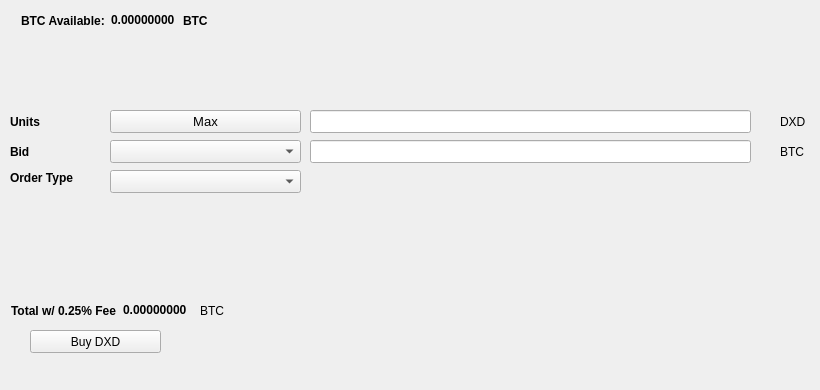
   <widget class="QWidget" name="BuyTab">
    <attribute name="title">
     <string>Buy</string>
    </attribute>
    <widget class="QPushButton" name="BuyDXD">
     <property name="geometry">
      <rect>
       <x>30</x>
       <y>330</y>
       <width>131</width>
       <height>23</height>
      </rect>
     </property>
     <property name="text">
      <string>Buy DXD</string>
     </property>
     <property name="icon">
      <iconset resource="../nodex.qrc">
       <normaloff>:/icons/bitcoin</normaloff>:/icons/bitcoin</iconset>
     </property>
    </widget>
    <widget class="QLabel" name="label_3">
     <property name="geometry">
      <rect>
       <x>10</x>
       <y>110</y>
       <width>46</width>
       <height>23</height>
      </rect>
     </property>
     <property name="font">
      <font>
       <weight>75</weight>
       <bold>true</bold>
      </font>
     </property>
     <property name="text">
      <string>Units</string>
     </property>
    </widget>
    <widget class="QLineEdit" name="UnitsInput">
     <property name="geometry">
      <rect>
       <x>310</x>
       <y>110</y>
       <width>441</width>
       <height>23</height>
      </rect>
     </property>
     <property name="font">
      <font>
       <pointsize>9</pointsize>
       <weight>75</weight>
       <bold>true</bold>
      </font>
     </property>
    </widget>
    <widget class="QLineEdit" name="BuyBidPriceEdit">
     <property name="geometry">
      <rect>
       <x>310</x>
       <y>140</y>
       <width>441</width>
       <height>23</height>
      </rect>
     </property>
     <property name="font">
      <font>
       <pointsize>9</pointsize>
       <weight>75</weight>
       <bold>true</bold>
      </font>
     </property>
    </widget>
    <widget class="QLabel" name="label_4">
     <property name="geometry">
      <rect>
       <x>780</x>
       <y>110</y>
       <width>31</width>
       <height>23</height>
      </rect>
     </property>
     <property name="text">
      <string>DXD</string>
     </property>
    </widget>
    <widget class="QLabel" name="label_5">
     <property name="geometry">
      <rect>
       <x>780</x>
       <y>140</y>
       <width>31</width>
       <height>23</height>
      </rect>
     </property>
     <property name="text">
      <string>BTC</string>
     </property>
    </widget>
    <widget class="QLabel" name="label_6">
     <property name="geometry">
      <rect>
       <x>10</x>
       <y>140</y>
       <width>46</width>
       <height>23</height>
      </rect>
     </property>
     <property name="font">
      <font>
       <weight>75</weight>
       <bold>true</bold>
      </font>
     </property>
     <property name="text">
      <string>Bid</string>
     </property>
    </widget>
    <widget class="QLabel" name="label_7">
     <property name="geometry">
      <rect>
       <x>10</x>
       <y>170</y>
       <width>91</width>
       <height>16</height>
      </rect>
     </property>
     <property name="font">
      <font>
       <weight>75</weight>
       <bold>true</bold>
      </font>
     </property>
     <property name="text">
      <string>Order Type</string>
     </property>
    </widget>
    <widget class="QPushButton" name="Buy_Max_Amount">
     <property name="geometry">
      <rect>
       <x>110</x>
       <y>110</y>
       <width>191</width>
       <height>23</height>
      </rect>
     </property>
     <property name="font">
      <font>
       <pointsize>10</pointsize>
      </font>
     </property>
     <property name="text">
      <string>Max</string>
     </property>
    </widget>
    <widget class="QComboBox" name="BuyBidcomboBox">
     <property name="geometry">
      <rect>
       <x>110</x>
       <y>140</y>
       <width>191</width>
       <height>23</height>
      </rect>
     </property>
     <property name="font">
      <font>
       <pointsize>10</pointsize>
      </font>
     </property>
    </widget>
    <widget class="QComboBox" name="buyOrdertypeCombo">
     <property name="geometry">
      <rect>
       <x>110</x>
       <y>170</y>
       <width>191</width>
       <height>23</height>
      </rect>
     </property>
     <property name="font">
      <font>
       <pointsize>10</pointsize>
      </font>
     </property>
    </widget>
    <widget class="QWidget" name="layoutWidget1">
     <property name="geometry">
      <rect>
       <x>21</x>
       <y>11</y>
       <width>227</width>
       <height>19</height>
      </rect>
     </property>
     <layout class="QHBoxLayout" name="horizontalLayout_3">
      <item>
       <widget class="QLabel" name="label232">
        <property name="font">
         <font>
          <weight>75</weight>
          <bold>true</bold>
         </font>
        </property>
        <property name="text">
         <string>BTC Available:</string>
        </property>
       </widget>
      </item>
      <item>
       <widget class="QLabel" name="BtcAvailableLbl">
        <property name="palette">
         <palette>
          <active>
           <colorrole role="WindowText">
            <brush brushstyle="SolidPattern">
             <color alpha="255">
              <red>0</red>
              <green>0</green>
              <blue>0</blue>
             </color>
            </brush>
           </colorrole>
           <colorrole role="Button">
            <brush brushstyle="SolidPattern">
             <color alpha="255">
              <red>0</red>
              <green>170</green>
              <blue>0</blue>
             </color>
            </brush>
           </colorrole>
           <colorrole role="Light">
            <brush brushstyle="SolidPattern">
             <color alpha="255">
              <red>0</red>
              <green>255</green>
              <blue>0</blue>
             </color>
            </brush>
           </colorrole>
           <colorrole role="Midlight">
            <brush brushstyle="SolidPattern">
             <color alpha="255">
              <red>0</red>
              <green>212</green>
              <blue>0</blue>
             </color>
            </brush>
           </colorrole>
           <colorrole role="Dark">
            <brush brushstyle="SolidPattern">
             <color alpha="255">
              <red>0</red>
              <green>85</green>
              <blue>0</blue>
             </color>
            </brush>
           </colorrole>
           <colorrole role="Mid">
            <brush brushstyle="SolidPattern">
             <color alpha="255">
              <red>0</red>
              <green>113</green>
              <blue>0</blue>
             </color>
            </brush>
           </colorrole>
           <colorrole role="Text">
            <brush brushstyle="SolidPattern">
             <color alpha="255">
              <red>0</red>
              <green>170</green>
              <blue>0</blue>
             </color>
            </brush>
           </colorrole>
           <colorrole role="BrightText">
            <brush brushstyle="SolidPattern">
             <color alpha="255">
              <red>255</red>
              <green>255</green>
              <blue>255</blue>
             </color>
            </brush>
           </colorrole>
           <colorrole role="ButtonText">
            <brush brushstyle="SolidPattern">
             <color alpha="255">
              <red>0</red>
              <green>0</green>
              <blue>0</blue>
             </color>
            </brush>
           </colorrole>
           <colorrole role="Base">
            <brush brushstyle="SolidPattern">
             <color alpha="255">
              <red>255</red>
              <green>255</green>
              <blue>255</blue>
             </color>
            </brush>
           </colorrole>
           <colorrole role="Window">
            <brush brushstyle="SolidPattern">
             <color alpha="255">
              <red>0</red>
              <green>170</green>
              <blue>0</blue>
             </color>
            </brush>
           </colorrole>
           <colorrole role="Shadow">
            <brush brushstyle="SolidPattern">
             <color alpha="255">
              <red>0</red>
              <green>0</green>
              <blue>0</blue>
             </color>
            </brush>
           </colorrole>
           <colorrole role="AlternateBase">
            <brush brushstyle="SolidPattern">
             <color alpha="255">
              <red>127</red>
              <green>212</green>
              <blue>127</blue>
             </color>
            </brush>
           </colorrole>
           <colorrole role="ToolTipBase">
            <brush brushstyle="SolidPattern">
             <color alpha="255">
              <red>255</red>
              <green>255</green>
              <blue>220</blue>
             </color>
            </brush>
           </colorrole>
           <colorrole role="ToolTipText">
            <brush brushstyle="SolidPattern">
             <color alpha="255">
              <red>0</red>
              <green>0</green>
              <blue>0</blue>
             </color>
            </brush>
           </colorrole>
          </active>
          <inactive>
           <colorrole role="WindowText">
            <brush brushstyle="SolidPattern">
             <color alpha="255">
              <red>0</red>
              <green>0</green>
              <blue>0</blue>
             </color>
            </brush>
           </colorrole>
           <colorrole role="Button">
            <brush brushstyle="SolidPattern">
             <color alpha="255">
              <red>0</red>
              <green>170</green>
              <blue>0</blue>
             </color>
            </brush>
           </colorrole>
           <colorrole role="Light">
            <brush brushstyle="SolidPattern">
             <color alpha="255">
              <red>0</red>
              <green>255</green>
              <blue>0</blue>
             </color>
            </brush>
           </colorrole>
           <colorrole role="Midlight">
            <brush brushstyle="SolidPattern">
             <color alpha="255">
              <red>0</red>
              <green>212</green>
              <blue>0</blue>
             </color>
            </brush>
           </colorrole>
           <colorrole role="Dark">
            <brush brushstyle="SolidPattern">
             <color alpha="255">
              <red>0</red>
              <green>85</green>
              <blue>0</blue>
             </color>
            </brush>
           </colorrole>
           <colorrole role="Mid">
            <brush brushstyle="SolidPattern">
             <color alpha="255">
              <red>0</red>
              <green>113</green>
              <blue>0</blue>
             </color>
            </brush>
           </colorrole>
           <colorrole role="Text">
            <brush brushstyle="SolidPattern">
             <color alpha="255">
              <red>0</red>
              <green>170</green>
              <blue>0</blue>
             </color>
            </brush>
           </colorrole>
           <colorrole role="BrightText">
            <brush brushstyle="SolidPattern">
             <color alpha="255">
              <red>255</red>
              <green>255</green>
              <blue>255</blue>
             </color>
            </brush>
           </colorrole>
           <colorrole role="ButtonText">
            <brush brushstyle="SolidPattern">
             <color alpha="255">
              <red>0</red>
              <green>0</green>
              <blue>0</blue>
             </color>
            </brush>
           </colorrole>
           <colorrole role="Base">
            <brush brushstyle="SolidPattern">
             <color alpha="255">
              <red>255</red>
              <green>255</green>
              <blue>255</blue>
             </color>
            </brush>
           </colorrole>
           <colorrole role="Window">
            <brush brushstyle="SolidPattern">
             <color alpha="255">
              <red>0</red>
              <green>170</green>
              <blue>0</blue>
             </color>
            </brush>
           </colorrole>
           <colorrole role="Shadow">
            <brush brushstyle="SolidPattern">
             <color alpha="255">
              <red>0</red>
              <green>0</green>
              <blue>0</blue>
             </color>
            </brush>
           </colorrole>
           <colorrole role="AlternateBase">
            <brush brushstyle="SolidPattern">
             <color alpha="255">
              <red>127</red>
              <green>212</green>
              <blue>127</blue>
             </color>
            </brush>
           </colorrole>
           <colorrole role="ToolTipBase">
            <brush brushstyle="SolidPattern">
             <color alpha="255">
              <red>255</red>
              <green>255</green>
              <blue>220</blue>
             </color>
            </brush>
           </colorrole>
           <colorrole role="ToolTipText">
            <brush brushstyle="SolidPattern">
             <color alpha="255">
              <red>0</red>
              <green>0</green>
              <blue>0</blue>
             </color>
            </brush>
           </colorrole>
          </inactive>
          <disabled>
           <colorrole role="WindowText">
            <brush brushstyle="SolidPattern">
             <color alpha="255">
              <red>0</red>
              <green>85</green>
              <blue>0</blue>
             </color>
            </brush>
           </colorrole>
           <colorrole role="Button">
            <brush brushstyle="SolidPattern">
             <color alpha="255">
              <red>0</red>
              <green>170</green>
              <blue>0</blue>
             </color>
            </brush>
           </colorrole>
           <colorrole role="Light">
            <brush brushstyle="SolidPattern">
             <color alpha="255">
              <red>0</red>
              <green>255</green>
              <blue>0</blue>
             </color>
            </brush>
           </colorrole>
           <colorrole role="Midlight">
            <brush brushstyle="SolidPattern">
             <color alpha="255">
              <red>0</red>
              <green>212</green>
              <blue>0</blue>
             </color>
            </brush>
           </colorrole>
           <colorrole role="Dark">
            <brush brushstyle="SolidPattern">
             <color alpha="255">
              <red>0</red>
              <green>85</green>
              <blue>0</blue>
             </color>
            </brush>
           </colorrole>
           <colorrole role="Mid">
            <brush brushstyle="SolidPattern">
             <color alpha="255">
              <red>0</red>
              <green>113</green>
              <blue>0</blue>
             </color>
            </brush>
           </colorrole>
           <colorrole role="Text">
            <brush brushstyle="SolidPattern">
             <color alpha="255">
              <red>0</red>
              <green>85</green>
              <blue>0</blue>
             </color>
            </brush>
           </colorrole>
           <colorrole role="BrightText">
            <brush brushstyle="SolidPattern">
             <color alpha="255">
              <red>255</red>
              <green>255</green>
              <blue>255</blue>
             </color>
            </brush>
           </colorrole>
           <colorrole role="ButtonText">
            <brush brushstyle="SolidPattern">
             <color alpha="255">
              <red>0</red>
              <green>85</green>
              <blue>0</blue>
             </color>
            </brush>
           </colorrole>
           <colorrole role="Base">
            <brush brushstyle="SolidPattern">
             <color alpha="255">
              <red>0</red>
              <green>170</green>
              <blue>0</blue>
             </color>
            </brush>
           </colorrole>
           <colorrole role="Window">
            <brush brushstyle="SolidPattern">
             <color alpha="255">
              <red>0</red>
              <green>170</green>
              <blue>0</blue>
             </color>
            </brush>
           </colorrole>
           <colorrole role="Shadow">
            <brush brushstyle="SolidPattern">
             <color alpha="255">
              <red>0</red>
              <green>0</green>
              <blue>0</blue>
             </color>
            </brush>
           </colorrole>
           <colorrole role="AlternateBase">
            <brush brushstyle="SolidPattern">
             <color alpha="255">
              <red>0</red>
              <green>170</green>
              <blue>0</blue>
             </color>
            </brush>
           </colorrole>
           <colorrole role="ToolTipBase">
            <brush brushstyle="SolidPattern">
             <color alpha="255">
              <red>255</red>
              <green>255</green>
              <blue>220</blue>
             </color>
            </brush>
           </colorrole>
           <colorrole role="ToolTipText">
            <brush brushstyle="SolidPattern">
             <color alpha="255">
              <red>0</red>
              <green>0</green>
              <blue>0</blue>
             </color>
            </brush>
           </colorrole>
          </disabled>
         </palette>
        </property>
        <property name="font">
         <font>
          <weight>75</weight>
          <bold>true</bold>
         </font>
        </property>
        <property name="text">
         <string>0.00000000</string>
        </property>
        <property name="textInteractionFlags">
         <set>Qt::LinksAccessibleByMouse|Qt::TextSelectableByKeyboard|Qt::TextSelectableByMouse</set>
        </property>
       </widget>
      </item>
      <item>
       <widget class="QLabel" name="BtcAvailableLbl_2">
        <property name="font">
         <font>
          <weight>75</weight>
          <bold>true</bold>
         </font>
        </property>
        <property name="text">
         <string>BTC</string>
        </property>
       </widget>
      </item>
     </layout>
    </widget>
    <widget class="QWidget" name="layoutWidge2">
     <property name="geometry">
      <rect>
       <x>11</x>
       <y>301</y>
       <width>259</width>
       <height>19</height>
      </rect>
     </property>
     <layout class="QHBoxLayout" name="horizontalLayout_4">
      <item>
       <widget class="QLabel" name="label_9">
        <property name="font">
         <font>
          <weight>75</weight>
          <bold>true</bold>
         </font>
        </property>
        <property name="text">
         <string>Total w/ 0.25% Fee</string>
        </property>
       </widget>
      </item>
      <item>
       <widget class="QLabel" name="BuyCostLabel">
        <property name="palette">
         <palette>
          <active>
           <colorrole role="WindowText">
            <brush brushstyle="SolidPattern">
             <color alpha="255">
              <red>0</red>
              <green>0</green>
              <blue>0</blue>
             </color>
            </brush>
           </colorrole>
           <colorrole role="Button">
            <brush brushstyle="SolidPattern">
             <color alpha="255">
              <red>0</red>
              <green>170</green>
              <blue>0</blue>
             </color>
            </brush>
           </colorrole>
           <colorrole role="Light">
            <brush brushstyle="SolidPattern">
             <color alpha="255">
              <red>0</red>
              <green>255</green>
              <blue>0</blue>
             </color>
            </brush>
           </colorrole>
           <colorrole role="Midlight">
            <brush brushstyle="SolidPattern">
             <color alpha="255">
              <red>0</red>
              <green>212</green>
              <blue>0</blue>
             </color>
            </brush>
           </colorrole>
           <colorrole role="Dark">
            <brush brushstyle="SolidPattern">
             <color alpha="255">
              <red>0</red>
              <green>85</green>
              <blue>0</blue>
             </color>
            </brush>
           </colorrole>
           <colorrole role="Mid">
            <brush brushstyle="SolidPattern">
             <color alpha="255">
              <red>0</red>
              <green>113</green>
              <blue>0</blue>
             </color>
            </brush>
           </colorrole>
           <colorrole role="Text">
            <brush brushstyle="SolidPattern">
             <color alpha="255">
              <red>0</red>
              <green>170</green>
              <blue>0</blue>
             </color>
            </brush>
           </colorrole>
           <colorrole role="BrightText">
            <brush brushstyle="SolidPattern">
             <color alpha="255">
              <red>255</red>
              <green>255</green>
              <blue>255</blue>
             </color>
            </brush>
           </colorrole>
           <colorrole role="ButtonText">
            <brush brushstyle="SolidPattern">
             <color alpha="255">
              <red>0</red>
              <green>0</green>
              <blue>0</blue>
             </color>
            </brush>
           </colorrole>
           <colorrole role="Base">
            <brush brushstyle="SolidPattern">
             <color alpha="255">
              <red>255</red>
              <green>255</green>
              <blue>255</blue>
             </color>
            </brush>
           </colorrole>
           <colorrole role="Window">
            <brush brushstyle="SolidPattern">
             <color alpha="255">
              <red>0</red>
              <green>170</green>
              <blue>0</blue>
             </color>
            </brush>
           </colorrole>
           <colorrole role="Shadow">
            <brush brushstyle="SolidPattern">
             <color alpha="255">
              <red>0</red>
              <green>0</green>
              <blue>0</blue>
             </color>
            </brush>
           </colorrole>
           <colorrole role="AlternateBase">
            <brush brushstyle="SolidPattern">
             <color alpha="255">
              <red>127</red>
              <green>212</green>
              <blue>127</blue>
             </color>
            </brush>
           </colorrole>
           <colorrole role="ToolTipBase">
            <brush brushstyle="SolidPattern">
             <color alpha="255">
              <red>255</red>
              <green>255</green>
              <blue>220</blue>
             </color>
            </brush>
           </colorrole>
           <colorrole role="ToolTipText">
            <brush brushstyle="SolidPattern">
             <color alpha="255">
              <red>0</red>
              <green>0</green>
              <blue>0</blue>
             </color>
            </brush>
           </colorrole>
          </active>
          <inactive>
           <colorrole role="WindowText">
            <brush brushstyle="SolidPattern">
             <color alpha="255">
              <red>0</red>
              <green>0</green>
              <blue>0</blue>
             </color>
            </brush>
           </colorrole>
           <colorrole role="Button">
            <brush brushstyle="SolidPattern">
             <color alpha="255">
              <red>0</red>
              <green>170</green>
              <blue>0</blue>
             </color>
            </brush>
           </colorrole>
           <colorrole role="Light">
            <brush brushstyle="SolidPattern">
             <color alpha="255">
              <red>0</red>
              <green>255</green>
              <blue>0</blue>
             </color>
            </brush>
           </colorrole>
           <colorrole role="Midlight">
            <brush brushstyle="SolidPattern">
             <color alpha="255">
              <red>0</red>
              <green>212</green>
              <blue>0</blue>
             </color>
            </brush>
           </colorrole>
           <colorrole role="Dark">
            <brush brushstyle="SolidPattern">
             <color alpha="255">
              <red>0</red>
              <green>85</green>
              <blue>0</blue>
             </color>
            </brush>
           </colorrole>
           <colorrole role="Mid">
            <brush brushstyle="SolidPattern">
             <color alpha="255">
              <red>0</red>
              <green>113</green>
              <blue>0</blue>
             </color>
            </brush>
           </colorrole>
           <colorrole role="Text">
            <brush brushstyle="SolidPattern">
             <color alpha="255">
              <red>0</red>
              <green>170</green>
              <blue>0</blue>
             </color>
            </brush>
           </colorrole>
           <colorrole role="BrightText">
            <brush brushstyle="SolidPattern">
             <color alpha="255">
              <red>255</red>
              <green>255</green>
              <blue>255</blue>
             </color>
            </brush>
           </colorrole>
           <colorrole role="ButtonText">
            <brush brushstyle="SolidPattern">
             <color alpha="255">
              <red>0</red>
              <green>0</green>
              <blue>0</blue>
             </color>
            </brush>
           </colorrole>
           <colorrole role="Base">
            <brush brushstyle="SolidPattern">
             <color alpha="255">
              <red>255</red>
              <green>255</green>
              <blue>255</blue>
             </color>
            </brush>
           </colorrole>
           <colorrole role="Window">
            <brush brushstyle="SolidPattern">
             <color alpha="255">
              <red>0</red>
              <green>170</green>
              <blue>0</blue>
             </color>
            </brush>
           </colorrole>
           <colorrole role="Shadow">
            <brush brushstyle="SolidPattern">
             <color alpha="255">
              <red>0</red>
              <green>0</green>
              <blue>0</blue>
             </color>
            </brush>
           </colorrole>
           <colorrole role="AlternateBase">
            <brush brushstyle="SolidPattern">
             <color alpha="255">
              <red>127</red>
              <green>212</green>
              <blue>127</blue>
             </color>
            </brush>
           </colorrole>
           <colorrole role="ToolTipBase">
            <brush brushstyle="SolidPattern">
             <color alpha="255">
              <red>255</red>
              <green>255</green>
              <blue>220</blue>
             </color>
            </brush>
           </colorrole>
           <colorrole role="ToolTipText">
            <brush brushstyle="SolidPattern">
             <color alpha="255">
              <red>0</red>
              <green>0</green>
              <blue>0</blue>
             </color>
            </brush>
           </colorrole>
          </inactive>
          <disabled>
           <colorrole role="WindowText">
            <brush brushstyle="SolidPattern">
             <color alpha="255">
              <red>0</red>
              <green>85</green>
              <blue>0</blue>
             </color>
            </brush>
           </colorrole>
           <colorrole role="Button">
            <brush brushstyle="SolidPattern">
             <color alpha="255">
              <red>0</red>
              <green>170</green>
              <blue>0</blue>
             </color>
            </brush>
           </colorrole>
           <colorrole role="Light">
            <brush brushstyle="SolidPattern">
             <color alpha="255">
              <red>0</red>
              <green>255</green>
              <blue>0</blue>
             </color>
            </brush>
           </colorrole>
           <colorrole role="Midlight">
            <brush brushstyle="SolidPattern">
             <color alpha="255">
              <red>0</red>
              <green>212</green>
              <blue>0</blue>
             </color>
            </brush>
           </colorrole>
           <colorrole role="Dark">
            <brush brushstyle="SolidPattern">
             <color alpha="255">
              <red>0</red>
              <green>85</green>
              <blue>0</blue>
             </color>
            </brush>
           </colorrole>
           <colorrole role="Mid">
            <brush brushstyle="SolidPattern">
             <color alpha="255">
              <red>0</red>
              <green>113</green>
              <blue>0</blue>
             </color>
            </brush>
           </colorrole>
           <colorrole role="Text">
            <brush brushstyle="SolidPattern">
             <color alpha="255">
              <red>0</red>
              <green>85</green>
              <blue>0</blue>
             </color>
            </brush>
           </colorrole>
           <colorrole role="BrightText">
            <brush brushstyle="SolidPattern">
             <color alpha="255">
              <red>255</red>
              <green>255</green>
              <blue>255</blue>
             </color>
            </brush>
           </colorrole>
           <colorrole role="ButtonText">
            <brush brushstyle="SolidPattern">
             <color alpha="255">
              <red>0</red>
              <green>85</green>
              <blue>0</blue>
             </color>
            </brush>
           </colorrole>
           <colorrole role="Base">
            <brush brushstyle="SolidPattern">
             <color alpha="255">
              <red>0</red>
              <green>170</green>
              <blue>0</blue>
             </color>
            </brush>
           </colorrole>
           <colorrole role="Window">
            <brush brushstyle="SolidPattern">
             <color alpha="255">
              <red>0</red>
              <green>170</green>
              <blue>0</blue>
             </color>
            </brush>
           </colorrole>
           <colorrole role="Shadow">
            <brush brushstyle="SolidPattern">
             <color alpha="255">
              <red>0</red>
              <green>0</green>
              <blue>0</blue>
             </color>
            </brush>
           </colorrole>
           <colorrole role="AlternateBase">
            <brush brushstyle="SolidPattern">
             <color alpha="255">
              <red>0</red>
              <green>170</green>
              <blue>0</blue>
             </color>
            </brush>
           </colorrole>
           <colorrole role="ToolTipBase">
            <brush brushstyle="SolidPattern">
             <color alpha="255">
              <red>255</red>
              <green>255</green>
              <blue>220</blue>
             </color>
            </brush>
           </colorrole>
           <colorrole role="ToolTipText">
            <brush brushstyle="SolidPattern">
             <color alpha="255">
              <red>0</red>
              <green>0</green>
              <blue>0</blue>
             </color>
            </brush>
           </colorrole>
          </disabled>
         </palette>
        </property>
        <property name="font">
         <font>
          <weight>75</weight>
          <bold>true</bold>
         </font>
        </property>
        <property name="autoFillBackground">
         <bool>false</bool>
        </property>
        <property name="text">
         <string>0.00000000</string>
        </property>
        <property name="textInteractionFlags">
         <set>Qt::LinksAccessibleByMouse|Qt::TextSelectableByMouse</set>
        </property>
       </widget>
      </item>
      <item>
       <widget class="QLabel" name="label_10">
        <property name="font">
         <font>
          <weight>50</weight>
          <bold>false</bold>
         </font>
        </property>
        <property name="text">
         <string>BTC</string>
        </property>
       </widget>
      </item>
     </layout>
    </widget>
    <widget class="QLabel" name="label_24">
     <property name="geometry">
      <rect>
       <x>460</x>
       <y>300</y>
       <width>281</width>
       <height>81</height>
      </rect>
     </property>
     <property name="text">
      <string/>
     </property>
     <property name="pixmap">
      <pixmap>:/images/bittrex</pixmap>
     </property>
    </widget>
   </widget>
